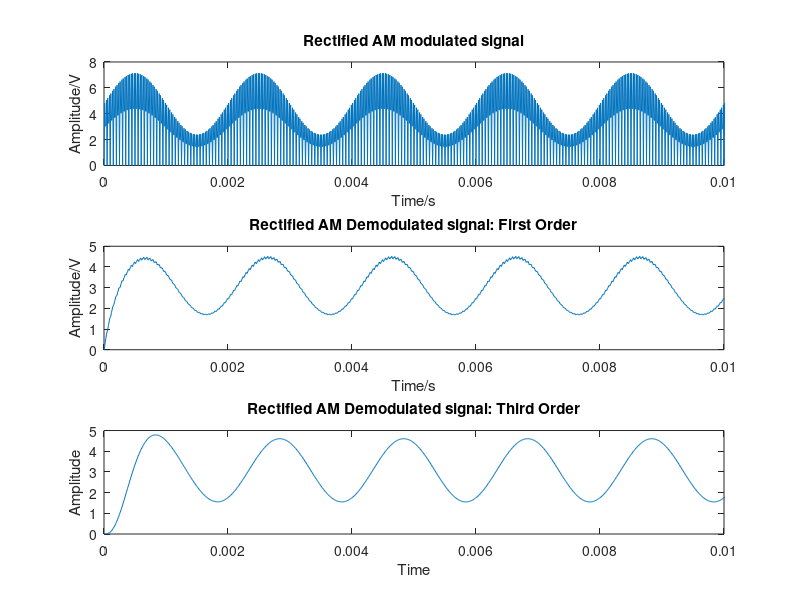

The MATLAB script that drew this image:
fs = 100000;
fc = 20000; %carrier frequency
fm = 500; %modulation frequency
N = 25000; %number of samples
Ts = 1/fs; %sampling period
m = 0.5; %modulation index
t = 0: Ts: N*Ts-Ts;
s = 5*sin(2*pi*fc*t); %carrier signal
x = sin(2*pi*fm*t); %modulation signal
y = ((1+m*x).*s); %modulated signal
subplot(3,1,1);
plot(t,abs(y));
xlim([0,0.01]);
xlabel('Time/s'); 
ylabel('Amplitude/V');
title('Rectified AM modulated signal');
fc = 1000; %cutoff frequency
[b1,a1]=butter(1,(fc/(fs/2)),'low'); %butterworth 1st order
y1 = filter(b1,a1,abs(y));
subplot(3,1,2);
plot(t,y1);
xlim([0,0.01]);
title('Rectified AM Demodulated signal: First Order');
xlabel('Time/s'); 
ylabel('Amplitude/V');
[b2,a2]=butter(3,(fc/(fs/2)),'low'); %butterworth 3rd order
y2 = filter(b2,a2,abs(y));
subplot(3,1,3);
plot(t,y2);
xlim([0,0.01]);
title('Rectified AM Demodulated signal: Third Order');
xlabel('Time'); ylabel('Amplitude');
